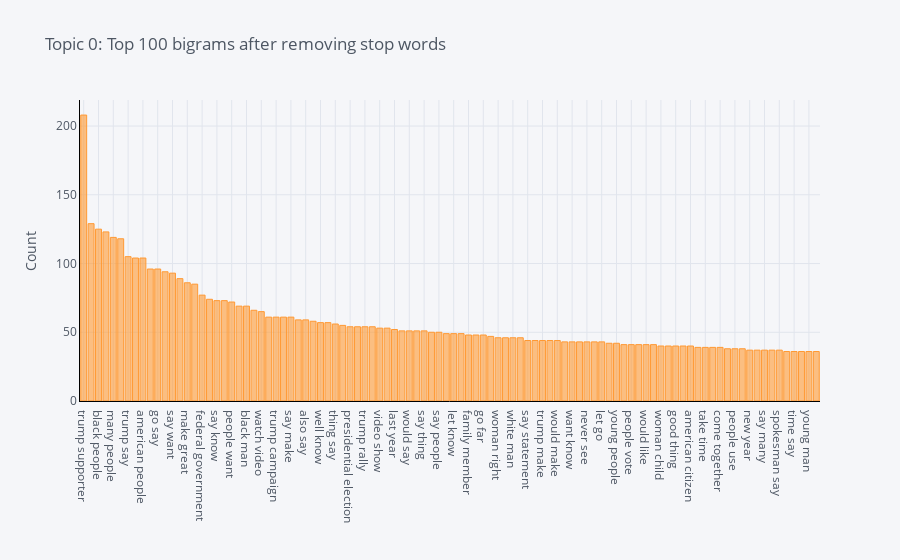

Notebook source saved alongside this figure:
### Markdown cell above
----------------------------------------------
# What is n-gram?

> In the fields of computational linguistics and probability, an n-gram (sometimes also called Q-gram) is a contiguous sequence of n items from a given sample of text or speech. The items can be phonemes, syllables, letters, words or base pairs according to the application. The n-grams typically are collected from a text or speech corpus. When the items are words, n-grams may also be called shingles.
>
> Using Latin numerical prefixes, an n-gram of size 1 is referred to as a "unigram"; size 2 is a "bigram" (or, less commonly, a "digram"); size 3 is a "trigram". English cardinal numbers are sometimes used, e.g., "four-gram", "five-gram", and so on. In computational biology, a polymer or oligomer of a known size is called a k-mer instead of an n-gram, with specific names using Greek numerical prefixes such as "monomer", "dimer", "trimer", "tetramer", "pentamer", etc., or English cardinal numbers, "one-mer", "two-mer", "three-mer", etc.

### Code cell
plot_model(lda, plot = 'bigram')

### Figure 1 — Plotly figure (JSON) as saved in the notebook; plotly's stock layout.template omitted (floating-point values rounded to 4 significant figures)
{"data": [{"marker": {"color": "rgba(255, 153, 51, 0.6)", "line": {"color": "rgba(255, 153, 51, 1.0)", "width": 1}}, "name": "count", "orientation": "v", "text": "", "type": "bar", "x": ["trump supporter", "say say", "black people", "say would", "many people", "white people", "trump say", "first time", "american people", "last night", "go say", "go back", "say want", "man woman", "make great", "say go", "federal government", "lot people", "say know", "people say", "people want", "come back", "black man", "year old", "watch video", "think would", "trump campaign", "say think", "say make", "say trump", "also say", "long time", "well know", "make clear", "thing say", "people think", "presidential election", "police say", "trump rally", "black community", "video show", "woman say", "last year", "people would", "would say", "anti trump", "say thing", "say need", "say people", "take care", "let know", "take place", "family member", "people color", "go far", "support trump", "woman right", "know go", "white man", "black student", "say statement", "people go", "trump make", "first place", "would make", "use word", "want know", "young woman", "never see", "kill people", "let go", "thing happen", "young people", "people know", "people vote", "say tell", "would like", "want go", "woman child", "go go", "good thing", "try make", "american citizen", "know would", "take time", "say see", "come together", "vice president", "people use", "people come", "new year", "year later", "say many", "go away", "spokesman say", "say take", "time say", "think go", "young man", "make look"], "y": [208, 129, 125, 123, 119, 118, 105, 104, 104, 96, 96, 94, 93, 89, 86, 85, 77, 74, 73, 73, 72, 69, 69, 66, 65, 61, 61, 61, 61, 59, 59, 58, 57, 57, 56, 55, 54, 54, 54, 54, 53, 53, 52, 51, 51, 51, 51, 50, 50, 49, 49, 49, 48, 48, 48, 47, 46, 46, 46, 46, 44, 44, 44, 44, 44, 43, 43, 43, 43, 43, 43, 42, 42, 41, 41, 41, 41, 41, 40, 40, 40, 40, 40, 39, 39, 39, 39, 38, 38, 38, 37, 37, 37, 37, 37, 36, 36, 36, 36, 36]}], "layout": {"legend": {"bgcolor": "#F5F6F9", "font": {"color": "#4D5663"}}, "paper_bgcolor": "#F5F6F9", "plot_bgcolor": "#F5F6F9", "title": {"font": {"color": "#4D5663"}, "text": "Topic 0: Top 100 bigrams after removing stop words"}, "xaxis": {"gridcolor": "#E1E5ED", "linecolor": "black", "showgrid": true, "tickfont": {"color": "#4D5663"}, "title": {"font": {"color": "#4D5663"}, "text": ""}, "zerolinecolor": "#E1E5ED"}, "yaxis": {"gridcolor": "#E1E5ED", "linecolor": "black", "showgrid": true, "tickfont": {"color": "#4D5663"}, "title": {"font": {"color": "#4D5663"}, "text": "Count"}, "zerolinecolor": "#E1E5ED"}}}
